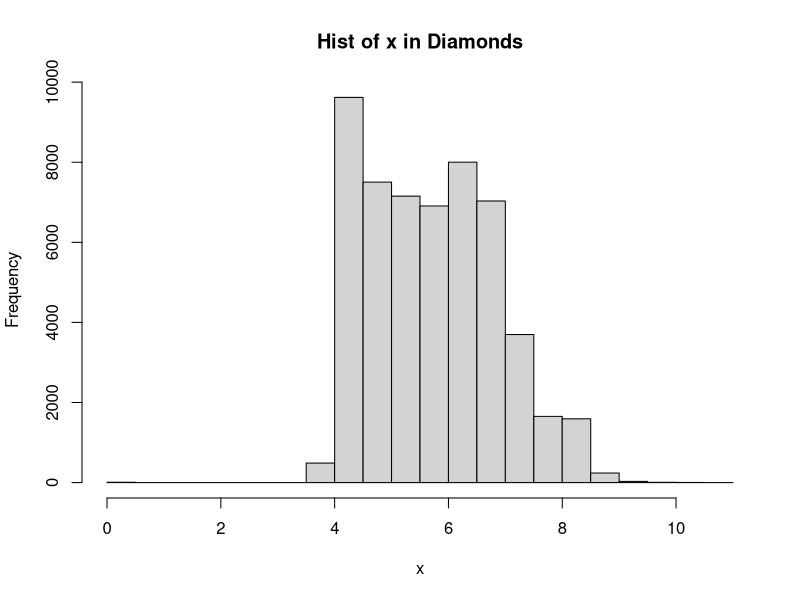
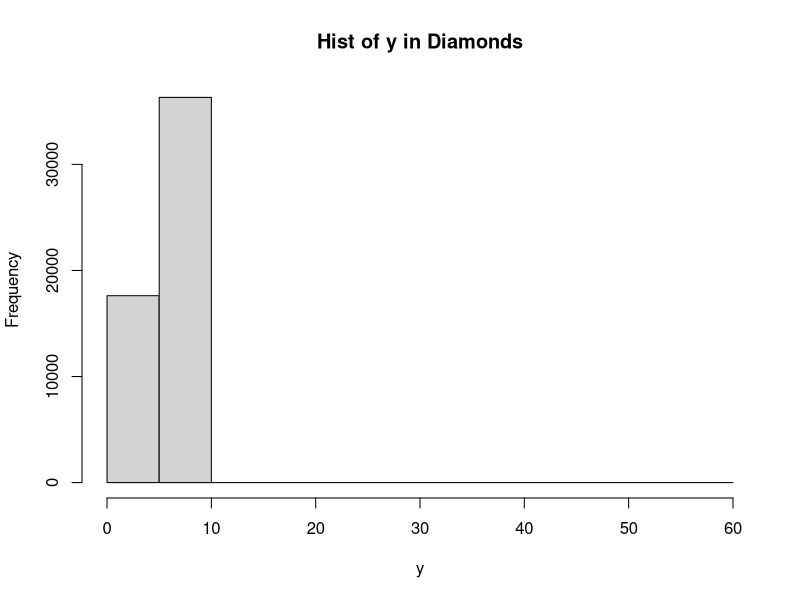
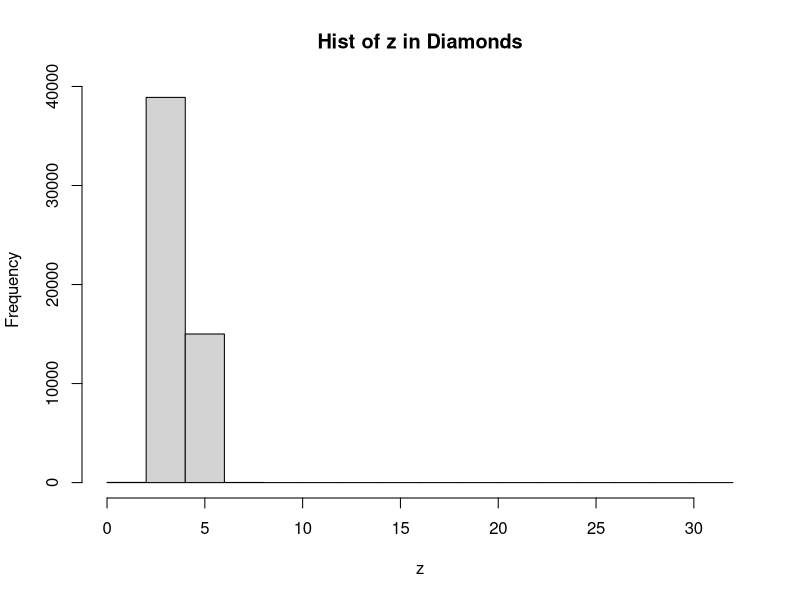
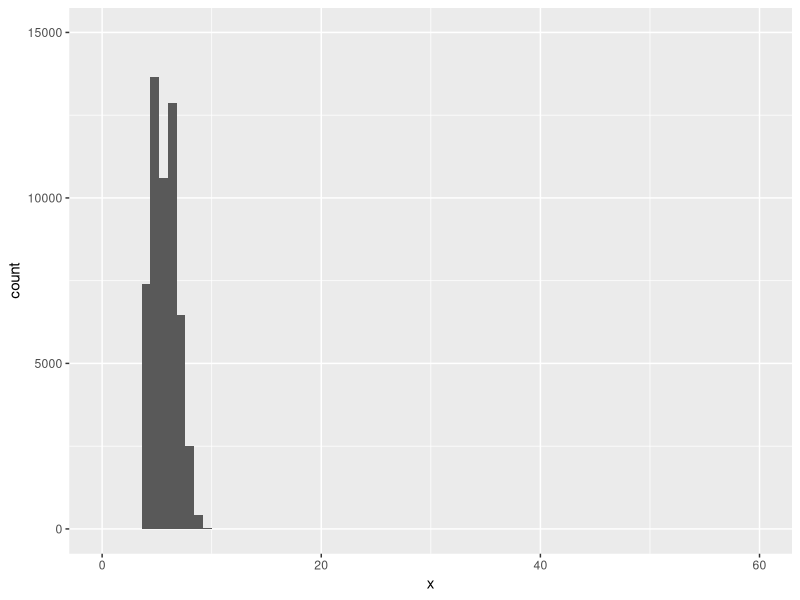
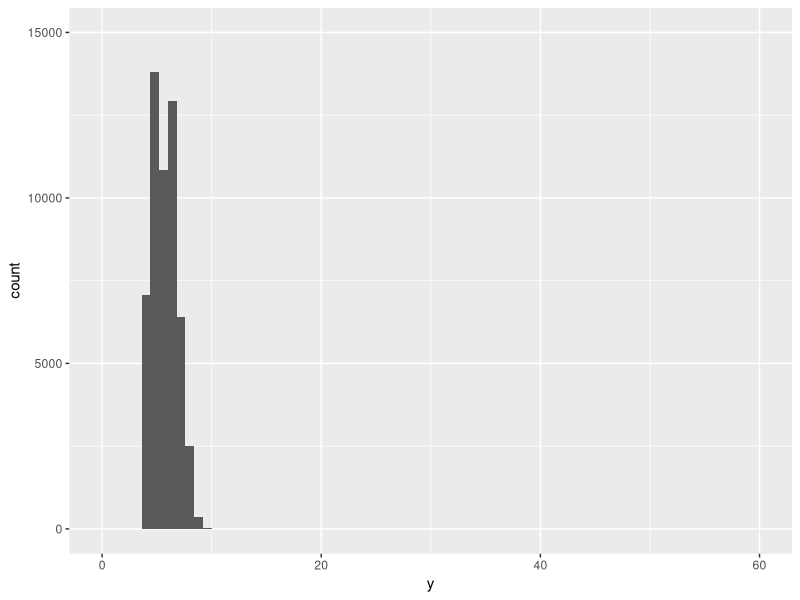
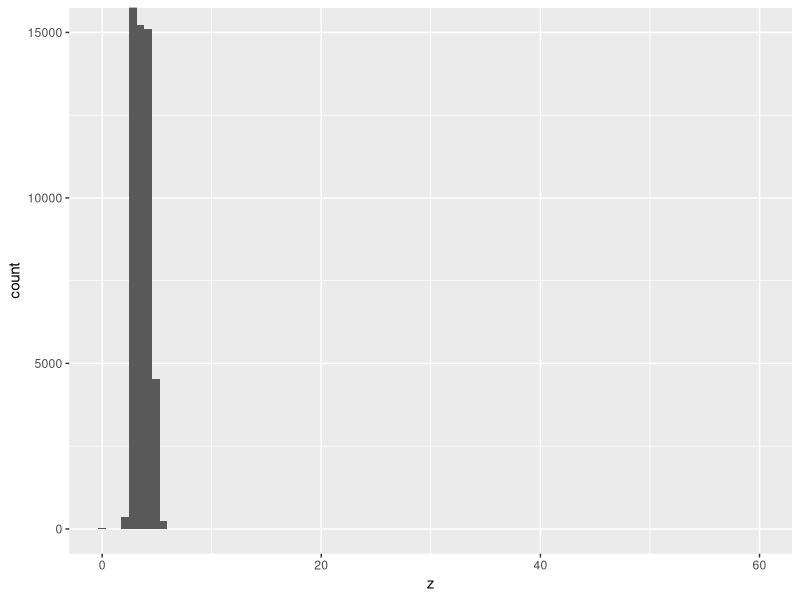
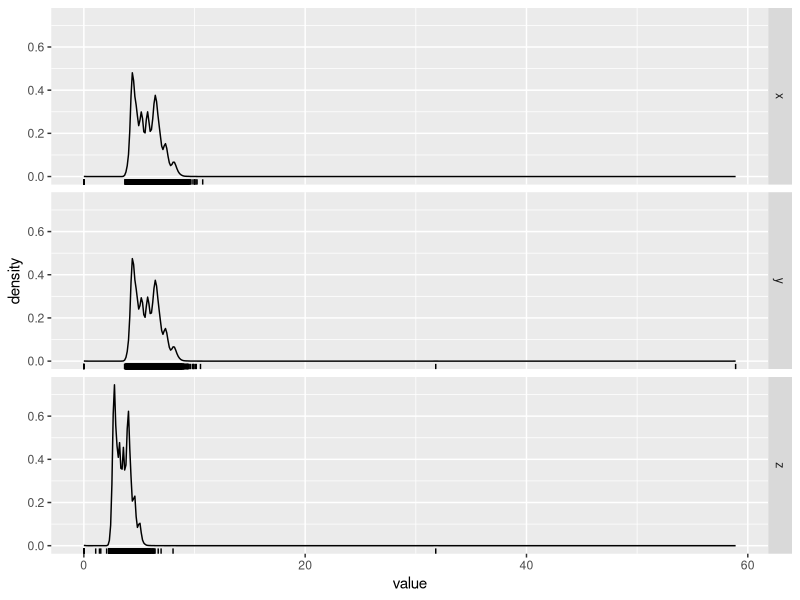
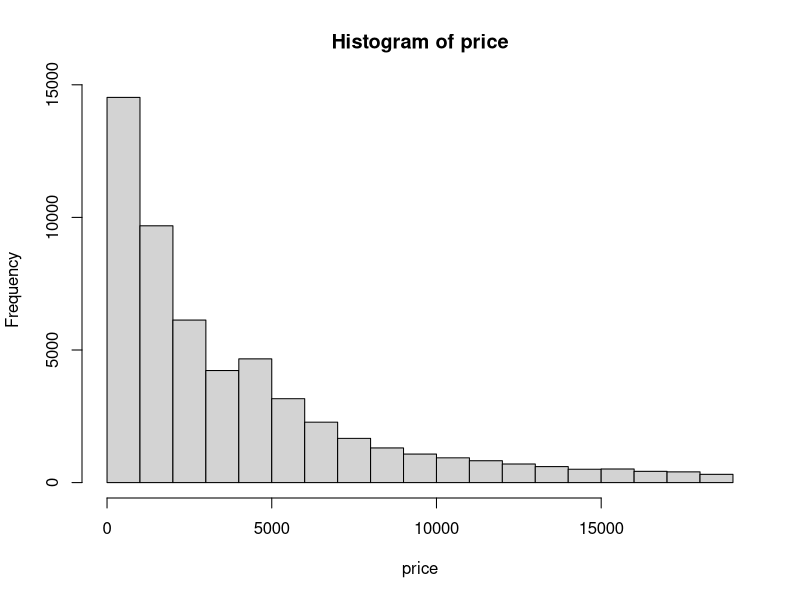

These figures' R source, in order:
## ---- chunk 1

library(ggplot2)
library(dplyr)
library(tidyr)


## ---- chunk 2

#Define variables
x <- diamonds$x
y <- diamonds$y
z <- diamonds$z

#Look at basic R histogram to determine bin widths, max/min of x and y, etc.
hist(x, main = "Hist of x in Diamonds")
hist(y, main = "Hist of y in Diamonds")
hist(z, main = "Hist of z in Diamonds")


#Histogram of x
ggplot(diamonds) + 
  geom_histogram(mapping = aes(x = x), binwidth = 0.8) +
  coord_cartesian(xlim = c(0, 60), ylim = c(0, 15000))
#set equal binwidth and x and y axis limits for comparison

#Find outliers
min(x)
max(x)

#Histogram of y
ggplot(diamonds) + 
  geom_histogram(mapping = aes(x = y), binwidth = 0.8) +
  coord_cartesian(xlim = c(0, 60), ylim = c(0, 15000))
#set equal binwidth and x and y axis limits for comparison

#Find outliers
min(y)
max(y)

#Histogram of z
ggplot(diamonds) + 
  geom_histogram(mapping = aes(x = z), binwidth = 0.7) +
  coord_cartesian(xlim = c(0, 60), ylim = c(0, 15000))
#set equal binwidth and x and y axis limits for comparison

#Find outliers
min(z)
max(z)


#Answer found on Internet (overlays the histograms, allows for easier comparison)
diamonds %>%
  mutate(id = row_number()) %>%
  select(x, y, z, id) %>%
  gather(variable, value, -id)  %>%
  ggplot(aes(x = value)) +
  geom_density() +
  geom_rug() +
  facet_grid(variable ~ .)

## ---- chunk 3

#Define price variable
price <- diamonds$price

#Check min and max of price
min(price)
max(price)
#Price has a huge range ($326 to $18,823)


#Look at basic R histogram to determine bin widths, max/min of x and y, etc.
hist(price)


#Make histogram and explore bin widths

#bin width of 1000
ggplot(diamonds) + 
 geom_histogram(mapping = aes(x = price), binwidth = 1000) +
 coord_cartesian(xlim = c(0, 20000))

#bin width of 100
ggplot(diamonds) + 
 geom_histogram(mapping = aes(x = price), binwidth = 100) +
 coord_cartesian(xlim = c(0, 20000))
#Note, there is a price gap around $1500-$2000

#Take a closer look at the data
ggplot(diamonds) + 
 geom_histogram(mapping = aes(x = price), binwidth = 10) +
 coord_cartesian(xlim = c(0, 10000))


## ---- chunk 4


  
